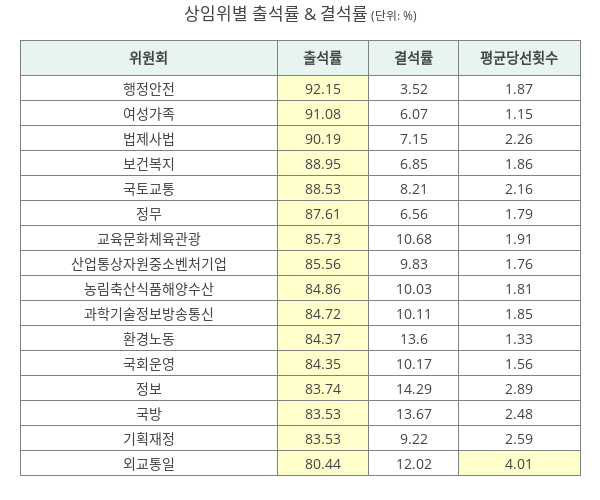

The code cell stored with this chart in its notebook:
### Code cell
# view_committee_standing
chart_committee_standing = view_committee_standing.sort_values('출석률', ascending=False)
chart_committee_standing = chart_committee_standing.rename(columns={'선수평균':'평균당선횟수'})

chart_committee_standing['위원회'] = chart_committee_standing['위원회'].str.replace('위원회', '')
# header: '위원회', '결석률', '출석률', '선수평균'
header, cells = get_header_and_cells_from_df(chart_committee_standing[['위원회', '출석률', '결석률', '평균당선횟수']])

columnwidth_standing_ratio = [17, 6, 6, 8]
columnwidth_standing_sum = sum(columnwidth_standing_ratio)
columnwidth_standing = [x / columnwidth_standing_sum * 600 for x in columnwidth_standing_ratio]
print(sum(columnwidth_standing))
trace = go.Table(
    columnwidth=columnwidth_standing,
    header=dict(
        values=header,
        fill=dict(color='#e8f4ee'),
        font=dict(size=14,)
    ),
    cells=dict(
        values=cells,
        height=25,
        fill=dict(color=['#fff', '#ffffcc', '#fff', ['#fff' if cell != 4.01 else '#ffffcc' for cell in cells[-1]]]),
        font=dict(size=14,)
    ),
)
layout = go.Layout(
    title='상임위별 출석률 & 결석률<span style="font-size:0.7em"> (단위: %)</span>',
    width=600,
#     width=sum(columnwidth_standing),
    height=500,
    margin=dict(t=40,r=20,b=20,l=20),
)
data = [trace]
fig_0_att_rate_for_standing = dict(data=data, layout=layout)
off.iplot(fig_0_att_rate_for_standing)

### Figure 1 — Plotly figure (JSON) as saved in the notebook; plotly's stock layout.template omitted (floating-point values rounded to 4 significant figures)
{"data": [{"cells": {"fill": {"color": ["#fff", "#ffffcc", "#fff", ["#fff", "#fff", "#fff", "#fff", "#fff", "#fff", "#fff", "#fff", "#fff", "#fff", "#fff", "#fff", "#fff", "#fff", "#fff", "#ffffcc"]]}, "font": {"size": 14}, "height": 25, "values": [["행정안전", "여성가족", "법제사법", "보건복지", "국토교통", "정무", "교육문화체육관광", "산업통상자원중소벤처기업", "농림축산식품해양수산", "과학기술정보방송통신", "환경노동", "국회운영", "정보", "국방", "기획재정", "외교통일"], [92.15, 91.08, 90.19, 88.95, 88.53, 87.61, 85.73, 85.56, 84.86, 84.72, 84.37, 84.35, 83.74, 83.53, 83.53, 80.44], [3.52, 6.07, 7.15, 6.85, 8.21, 6.56, 10.68, 9.83, 10.03, 10.11, 13.6, 10.17, 14.29, 13.67, 9.22, 12.02], [1.87, 1.15, 2.26, 1.86, 2.16, 1.79, 1.91, 1.76, 1.81, 1.85, 1.33, 1.56, 2.89, 2.48, 2.59, 4.01]]}, "columnwidth": [275.7, 97.3, 97.3, 129.7], "header": {"fill": {"color": "#e8f4ee"}, "font": {"size": 14}, "values": ["<b>위원회</b>", "<b>출석률</b>", "<b>결석률</b>", "<b>평균당선횟수</b>"]}, "type": "table"}], "layout": {"height": 500, "margin": {"b": 20, "l": 20, "r": 20, "t": 40}, "title": "상임위별 출석률 & 결석률<span style=\"font-size:0.7em\"> (단위: %)</span>", "width": 600}}
